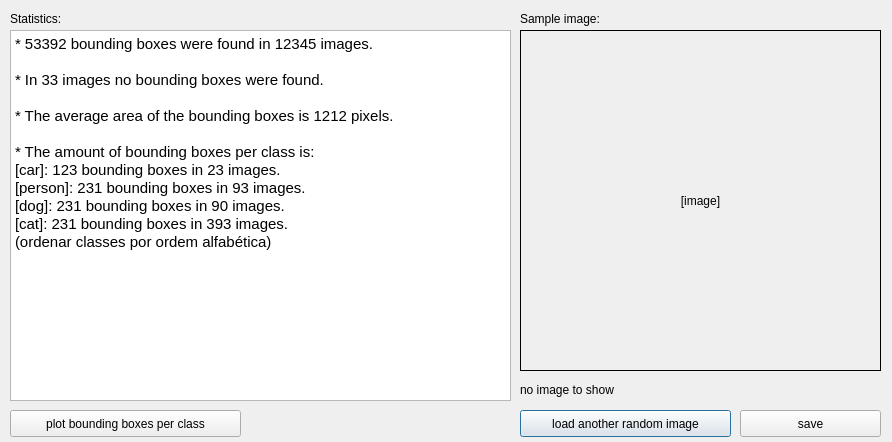
<?xml version="1.0" encoding="UTF-8"?>
<ui version="4.0">
 <class>Dialog</class>
 <widget class="QDialog" name="Dialog">
  <property name="geometry">
   <rect>
    <x>0</x>
    <y>0</y>
    <width>892</width>
    <height>442</height>
   </rect>
  </property>
  <property name="windowTitle">
   <string>Bounding-boxes statistics</string>
  </property>
  <widget class="QLabel" name="lbl_sample_image">
   <property name="geometry">
    <rect>
     <x>520</x>
     <y>30</y>
     <width>361</width>
     <height>341</height>
    </rect>
   </property>
   <property name="frameShape">
    <enum>QFrame::Box</enum>
   </property>
   <property name="text">
    <string>[image]</string>
   </property>
   <property name="textFormat">
    <enum>Qt::AutoText</enum>
   </property>
   <property name="alignment">
    <set>Qt::AlignCenter</set>
   </property>
  </widget>
  <widget class="QPushButton" name="btn_random_image">
   <property name="geometry">
    <rect>
     <x>520</x>
     <y>410</y>
     <width>211</width>
     <height>27</height>
    </rect>
   </property>
   <property name="toolTip">
    <string>The configurations will be applied in a random ground truth image.</string>
   </property>
   <property name="text">
    <string>load another random image</string>
   </property>
  </widget>
  <widget class="QTextEdit" name="txb_statistics">
   <property name="geometry">
    <rect>
     <x>10</x>
     <y>30</y>
     <width>501</width>
     <height>371</height>
    </rect>
   </property>
   <property name="readOnly">
    <bool>true</bool>
   </property>
   <property name="html">
    <string>&lt;!DOCTYPE HTML PUBLIC &quot;-//W3C//DTD HTML 4.0//EN&quot; &quot;http://www.w3.org/TR/REC-html40/strict.dtd&quot;&gt;
&lt;html&gt;&lt;head&gt;&lt;meta name=&quot;qrichtext&quot; content=&quot;1&quot; /&gt;&lt;style type=&quot;text/css&quot;&gt;
p, li { white-space: pre-wrap; }
&lt;/style&gt;&lt;/head&gt;&lt;body style=&quot; font-family:'Ubuntu'; font-size:11pt; font-weight:400; font-style:normal;&quot;&gt;
&lt;p style=&quot; margin-top:0px; margin-bottom:0px; margin-left:0px; margin-right:0px; -qt-block-indent:0; text-indent:0px;&quot;&gt;* 53392 bounding boxes were found in 12345 images.&lt;/p&gt;
&lt;p style=&quot;-qt-paragraph-type:empty; margin-top:0px; margin-bottom:0px; margin-left:0px; margin-right:0px; -qt-block-indent:0; text-indent:0px;&quot;&gt;&lt;br /&gt;&lt;/p&gt;
&lt;p style=&quot; margin-top:0px; margin-bottom:0px; margin-left:0px; margin-right:0px; -qt-block-indent:0; text-indent:0px;&quot;&gt;* In 33 images no bounding boxes were found.&lt;/p&gt;
&lt;p align=&quot;justify&quot; style=&quot;-qt-paragraph-type:empty; margin-top:0px; margin-bottom:0px; margin-left:0px; margin-right:0px; -qt-block-indent:0; text-indent:0px;&quot;&gt;&lt;br /&gt;&lt;/p&gt;
&lt;p align=&quot;justify&quot; style=&quot; margin-top:0px; margin-bottom:0px; margin-left:0px; margin-right:0px; -qt-block-indent:0; text-indent:0px;&quot;&gt;* The average area of the bounding boxes is 1212 pixels.&lt;/p&gt;
&lt;p align=&quot;justify&quot; style=&quot;-qt-paragraph-type:empty; margin-top:0px; margin-bottom:0px; margin-left:0px; margin-right:0px; -qt-block-indent:0; text-indent:0px;&quot;&gt;&lt;br /&gt;&lt;/p&gt;
&lt;p align=&quot;justify&quot; style=&quot; margin-top:0px; margin-bottom:0px; margin-left:0px; margin-right:0px; -qt-block-indent:0; text-indent:0px;&quot;&gt;* The amount of bounding boxes per class is:&lt;/p&gt;
&lt;p align=&quot;justify&quot; style=&quot; margin-top:0px; margin-bottom:0px; margin-left:0px; margin-right:0px; -qt-block-indent:0; text-indent:0px;&quot;&gt;[car]: 123 bounding boxes in 23 images.&lt;/p&gt;
&lt;p align=&quot;justify&quot; style=&quot; margin-top:0px; margin-bottom:0px; margin-left:0px; margin-right:0px; -qt-block-indent:0; text-indent:0px;&quot;&gt;[person]: 231 bounding boxes in 93 images.&lt;/p&gt;
&lt;p align=&quot;justify&quot; style=&quot; margin-top:0px; margin-bottom:0px; margin-left:0px; margin-right:0px; -qt-block-indent:0; text-indent:0px;&quot;&gt;[dog]: 231 bounding boxes in 90 images.&lt;/p&gt;
&lt;p align=&quot;justify&quot; style=&quot; margin-top:0px; margin-bottom:0px; margin-left:0px; margin-right:0px; -qt-block-indent:0; text-indent:0px;&quot;&gt;[cat]: 231 bounding boxes in 393 images.&lt;/p&gt;
&lt;p align=&quot;justify&quot; style=&quot; margin-top:0px; margin-bottom:0px; margin-left:0px; margin-right:0px; -qt-block-indent:0; text-indent:0px;&quot;&gt;(ordenar classes por ordem alfabética)&lt;/p&gt;&lt;/body&gt;&lt;/html&gt;</string>
   </property>
  </widget>
  <widget class="QLabel" name="lbl_groundtruth_dir_5">
   <property name="geometry">
    <rect>
     <x>10</x>
     <y>10</y>
     <width>161</width>
     <height>17</height>
    </rect>
   </property>
   <property name="text">
    <string>Statistics:</string>
   </property>
  </widget>
  <widget class="QPushButton" name="pushButton_3">
   <property name="geometry">
    <rect>
     <x>10</x>
     <y>410</y>
     <width>231</width>
     <height>27</height>
    </rect>
   </property>
   <property name="toolTip">
    <string>The configurations will be applied in a random ground truth image.</string>
   </property>
   <property name="text">
    <string>plot bounding boxes per class</string>
   </property>
  </widget>
  <widget class="QPushButton" name="btn_save_image">
   <property name="geometry">
    <rect>
     <x>740</x>
     <y>410</y>
     <width>141</width>
     <height>27</height>
    </rect>
   </property>
   <property name="toolTip">
    <string>The configurations will be applied in a random ground truth image.</string>
   </property>
   <property name="text">
    <string>save</string>
   </property>
  </widget>
  <widget class="QLabel" name="lbl_groundtruth_dir_6">
   <property name="geometry">
    <rect>
     <x>520</x>
     <y>10</y>
     <width>161</width>
     <height>17</height>
    </rect>
   </property>
   <property name="text">
    <string>Sample image:</string>
   </property>
  </widget>
  <widget class="QLabel" name="lbl_image_file_name">
   <property name="geometry">
    <rect>
     <x>520</x>
     <y>380</y>
     <width>361</width>
     <height>20</height>
    </rect>
   </property>
   <property name="text">
    <string>no image to show</string>
   </property>
   <property name="alignment">
    <set>Qt::AlignLeading|Qt::AlignLeft|Qt::AlignVCenter</set>
   </property>
  </widget>
 </widget>
 <resources/>
 <connections>
  <connection>
   <sender>pushButton_3</sender>
   <signal>clicked()</signal>
   <receiver>Dialog</receiver>
   <slot>btn_plot_bb_per_classes_clicked()</slot>
   <hints>
    <hint type="sourcelabel">
     <x>67</x>
     <y>424</y>
    </hint>
    <hint type="destinationlabel">
     <x>5</x>
     <y>424</y>
    </hint>
   </hints>
  </connection>
  <connection>
   <sender>btn_random_image</sender>
   <signal>clicked()</signal>
   <receiver>Dialog</receiver>
   <slot>btn_load_random_image_clicked()</slot>
   <hints>
    <hint type="sourcelabel">
     <x>579</x>
     <y>425</y>
    </hint>
    <hint type="destinationlabel">
     <x>489</x>
     <y>421</y>
    </hint>
   </hints>
  </connection>
  <connection>
   <sender>btn_save_image</sender>
   <signal>clicked()</signal>
   <receiver>Dialog</receiver>
   <slot>btn_save_image_clicked()</slot>
   <hints>
    <hint type="sourcelabel">
     <x>818</x>
     <y>426</y>
    </hint>
    <hint type="destinationlabel">
     <x>885</x>
     <y>402</y>
    </hint>
   </hints>
  </connection>
 </connections>
 <slots>
  <slot>btn_plot_bb_per_classes_clicked()</slot>
  <slot>btn_plot_images_per_classes_clicked()</slot>
  <slot>btn_load_random_image_clicked()</slot>
  <slot>btn_save_image_clicked()</slot>
 </slots>
</ui>
